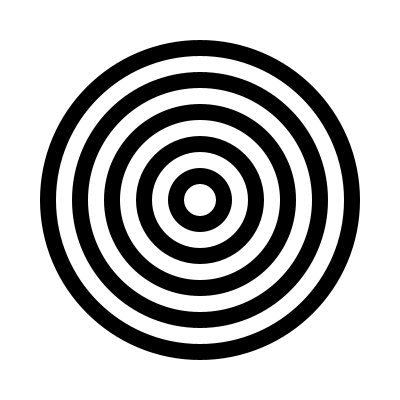
Frame 1 (no input)
Frame 60 (the mouse pressed at the canvas centre just before this capture): identical to frame 1, image omitted
Frame 120 (the mouse held since frame 60 and released just before this capture): identical to frame 1, image omitted

The Processing sketch that drew this single still picture (run headless with seeded random() and noise(); from frame 60 on, the mouse is pressed at the canvas centre):

// Processing sketch: BullsEye
// ── BullsEye.pde
int num_Circles = 10;
float band_width;

void setup(){
  
  size(400,400);
  band_width = width*0.8/num_Circles;
  smooth();
}

void draw(){
  
  background(255);
  noStroke();

  for(int i=num_Circles; i>0; i--){
    if(i%2 == 0)
      fill(0);
     else
       fill(255);

    ellipse(width/2, height/2, i*band_width, i*band_width);  
}
  
  


}
